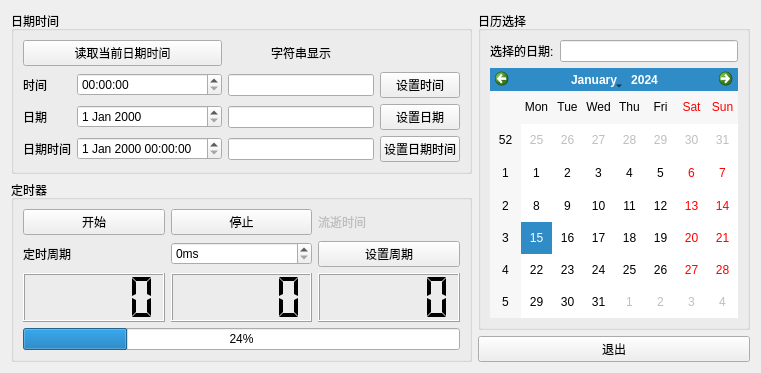
<?xml version="1.0" encoding="UTF-8"?>
<ui version="4.0">
 <class>Widget</class>
 <widget class="QWidget" name="Widget">
  <property name="geometry">
   <rect>
    <x>0</x>
    <y>0</y>
    <width>761</width>
    <height>373</height>
   </rect>
  </property>
  <property name="windowTitle">
   <string>Widget</string>
  </property>
  <layout class="QHBoxLayout" name="horizontalLayout_4" stretch="2,1">
   <item>
    <layout class="QVBoxLayout" name="verticalLayout_2">
     <item>
      <widget class="QGroupBox" name="groupDateTime">
       <property name="title">
        <string>日期时间</string>
       </property>
       <layout class="QGridLayout" name="gridLayout">
        <item row="0" column="0" colspan="2">
         <widget class="QPushButton" name="btnCurrentDateTime">
          <property name="text">
           <string>读取当前日期时间</string>
          </property>
         </widget>
        </item>
        <item row="0" column="2">
         <widget class="QLabel" name="labStringShow">
          <property name="text">
           <string>字符串显示</string>
          </property>
          <property name="alignment">
           <set>Qt::AlignmentFlag::AlignCenter</set>
          </property>
         </widget>
        </item>
        <item row="1" column="0">
         <widget class="QLabel" name="labTime">
          <property name="text">
           <string>时间</string>
          </property>
         </widget>
        </item>
        <item row="1" column="1">
         <widget class="QTimeEdit" name="timeEdit"/>
        </item>
        <item row="1" column="2">
         <widget class="QLineEdit" name="editTime">
          <property name="readOnly">
           <bool>true</bool>
          </property>
         </widget>
        </item>
        <item row="1" column="3">
         <widget class="QPushButton" name="btnSetTime">
          <property name="text">
           <string>设置时间</string>
          </property>
         </widget>
        </item>
        <item row="2" column="0">
         <widget class="QLabel" name="labDate">
          <property name="text">
           <string>日期</string>
          </property>
         </widget>
        </item>
        <item row="2" column="1">
         <widget class="QDateEdit" name="dateEdit"/>
        </item>
        <item row="2" column="2">
         <widget class="QLineEdit" name="editDate">
          <property name="readOnly">
           <bool>true</bool>
          </property>
         </widget>
        </item>
        <item row="2" column="3">
         <widget class="QPushButton" name="btnSetDate">
          <property name="text">
           <string>设置日期</string>
          </property>
         </widget>
        </item>
        <item row="3" column="0">
         <widget class="QLabel" name="labelDateTime">
          <property name="text">
           <string>日期时间</string>
          </property>
         </widget>
        </item>
        <item row="3" column="1">
         <widget class="QDateTimeEdit" name="dateTimeEdit"/>
        </item>
        <item row="3" column="2">
         <widget class="QLineEdit" name="editDateTime"/>
        </item>
        <item row="3" column="3">
         <widget class="QPushButton" name="btnSetDateTime">
          <property name="text">
           <string>设置日期时间</string>
          </property>
         </widget>
        </item>
       </layout>
      </widget>
     </item>
     <item>
      <widget class="QGroupBox" name="groupTimer">
       <property name="title">
        <string>定时器</string>
       </property>
       <layout class="QVBoxLayout" name="verticalLayout">
        <item>
         <layout class="QHBoxLayout" name="horizontalLayout">
          <item>
           <widget class="QPushButton" name="btnTimerStart">
            <property name="text">
             <string>开始</string>
            </property>
           </widget>
          </item>
          <item>
           <widget class="QPushButton" name="btnTimerStop">
            <property name="text">
             <string>停止</string>
            </property>
           </widget>
          </item>
          <item>
           <widget class="QLabel" name="labElapsedTime">
            <property name="enabled">
             <bool>false</bool>
            </property>
            <property name="text">
             <string>流逝时间</string>
            </property>
           </widget>
          </item>
         </layout>
        </item>
        <item>
         <layout class="QHBoxLayout" name="horizontalLayout_2">
          <item>
           <widget class="QLabel" name="labTimerValue">
            <property name="text">
             <string>定时周期</string>
            </property>
           </widget>
          </item>
          <item>
           <widget class="QSpinBox" name="spinInterval">
            <property name="suffix">
             <string>ms</string>
            </property>
            <property name="maximum">
             <number>999999999</number>
            </property>
           </widget>
          </item>
          <item>
           <widget class="QPushButton" name="btnSetTimerValue">
            <property name="text">
             <string>设置周期</string>
            </property>
           </widget>
          </item>
         </layout>
        </item>
        <item>
         <layout class="QHBoxLayout" name="horizontalLayout_3">
          <item>
           <widget class="QLCDNumber" name="lcdHour">
            <property name="sizePolicy">
             <sizepolicy hsizetype="Minimum" vsizetype="Expanding">
              <horstretch>0</horstretch>
              <verstretch>0</verstretch>
             </sizepolicy>
            </property>
            <property name="lineWidth">
             <number>1</number>
            </property>
            <property name="midLineWidth">
             <number>0</number>
            </property>
            <property name="segmentStyle">
             <enum>QLCDNumber::SegmentStyle::Flat</enum>
            </property>
           </widget>
          </item>
          <item>
           <widget class="QLCDNumber" name="lcdMinutes">
            <property name="sizePolicy">
             <sizepolicy hsizetype="Minimum" vsizetype="Expanding">
              <horstretch>0</horstretch>
              <verstretch>0</verstretch>
             </sizepolicy>
            </property>
            <property name="segmentStyle">
             <enum>QLCDNumber::SegmentStyle::Flat</enum>
            </property>
           </widget>
          </item>
          <item>
           <widget class="QLCDNumber" name="lcdSeconds">
            <property name="sizePolicy">
             <sizepolicy hsizetype="Minimum" vsizetype="Expanding">
              <horstretch>0</horstretch>
              <verstretch>0</verstretch>
             </sizepolicy>
            </property>
            <property name="segmentStyle">
             <enum>QLCDNumber::SegmentStyle::Flat</enum>
            </property>
           </widget>
          </item>
         </layout>
        </item>
        <item>
         <widget class="QProgressBar" name="progressBar">
          <property name="value">
           <number>24</number>
          </property>
         </widget>
        </item>
       </layout>
      </widget>
     </item>
    </layout>
   </item>
   <item>
    <layout class="QVBoxLayout" name="verticalLayout_3" stretch="0,0">
     <item>
      <widget class="QGroupBox" name="groupCalendar">
       <property name="title">
        <string>日历选择</string>
       </property>
       <layout class="QVBoxLayout" name="verticalLayout_4">
        <item>
         <layout class="QHBoxLayout" name="horizontalLayout_5">
          <item>
           <widget class="QLabel" name="labSelectedDate">
            <property name="text">
             <string>选择的日期:</string>
            </property>
           </widget>
          </item>
          <item>
           <widget class="QLineEdit" name="editCalendar"/>
          </item>
         </layout>
        </item>
        <item>
         <widget class="QCalendarWidget" name="calendarWidget"/>
        </item>
       </layout>
      </widget>
     </item>
     <item>
      <widget class="QPushButton" name="btnClose">
       <property name="text">
        <string>退出</string>
       </property>
      </widget>
     </item>
    </layout>
   </item>
  </layout>
 </widget>
 <tabstops>
  <tabstop>btnCurrentDateTime</tabstop>
  <tabstop>timeEdit</tabstop>
  <tabstop>editTime</tabstop>
  <tabstop>btnSetTime</tabstop>
  <tabstop>dateEdit</tabstop>
  <tabstop>editDate</tabstop>
  <tabstop>btnSetDate</tabstop>
  <tabstop>dateTimeEdit</tabstop>
  <tabstop>editDateTime</tabstop>
  <tabstop>btnSetDateTime</tabstop>
  <tabstop>btnTimerStart</tabstop>
  <tabstop>btnTimerStop</tabstop>
  <tabstop>spinInterval</tabstop>
  <tabstop>btnSetTimerValue</tabstop>
  <tabstop>editCalendar</tabstop>
  <tabstop>calendarWidget</tabstop>
  <tabstop>btnClose</tabstop>
 </tabstops>
 <resources/>
 <connections>
  <connection>
   <sender>btnClose</sender>
   <signal>clicked()</signal>
   <receiver>Widget</receiver>
   <slot>close()</slot>
   <hints>
    <hint type="sourcelabel">
     <x>645</x>
     <y>413</y>
    </hint>
    <hint type="destinationlabel">
     <x>690</x>
     <y>389</y>
    </hint>
   </hints>
  </connection>
 </connections>
</ui>
